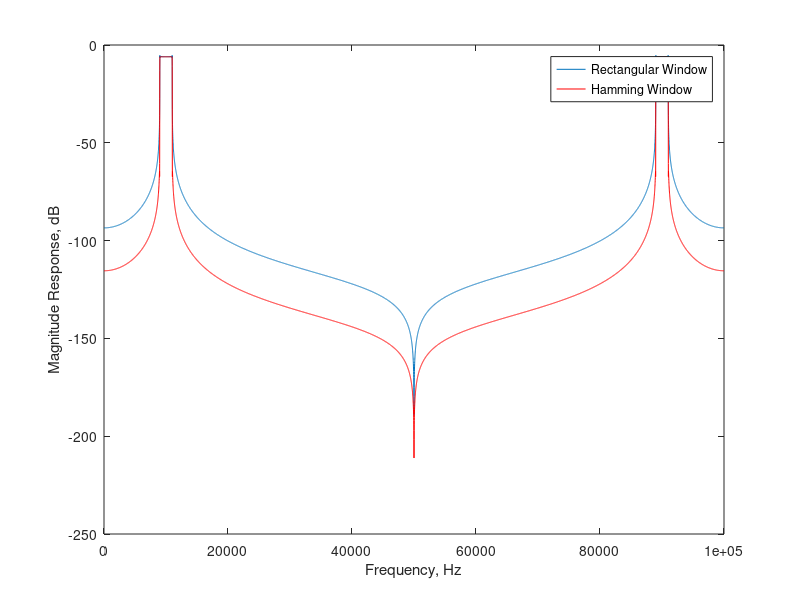

The MATLAB script that drew this image:
%sampling frequency
fs=100e3;
%cut-off frequency
fc=1e3;
fcentre=10e3;

%digital cut-off frequency
Omegac = 2*pi*fc/fs;
Omegacentre = 2*pi*fcentre/fs;

%length of filter
M=10001;
halfM=floor(M/2);
%discrete time index
n=-halfM:halfM;
N=M;
%frequencies
f=0:fs/N:fs-fs/N;
%sinc based impulse response
h=Omegac/pi*sinc(n*Omegac/pi).*cos(n*Omegacentre);
%hamming window
w=hamming(M)';
%element wise multiplication with the sinc function
hammingh=h.*w;
%visually compare time domain sinc based impulse response 
%with hamming windowed sinc function
plot(n,h,'DisplayName','Rectangular Window')
hold on
plw=plot(n,hammingh,'r','DisplayName','Hamming Window')
hold off
xlabel('Time Index, n')
ylabel('Impulse Response Amplitude')
legend

%wait for window to close before going to next part of code  
waitfor(plw)

%
%DFTs and magnitude responses 
H=fft(h);
HmagdB=20*log10(abs(H));

HammingH=fft(hammingh);
HammingHmagdB=20*log10(abs(HammingH));

plot(f,HmagdB,'DisplayName','Rectangular Window')
hold on
plot(f,HammingHmagdB,'r','DisplayName','Hamming Window')
hold off
xlabel('Frequency, Hz')
ylabel('Magnitude Response, dB')
legend
